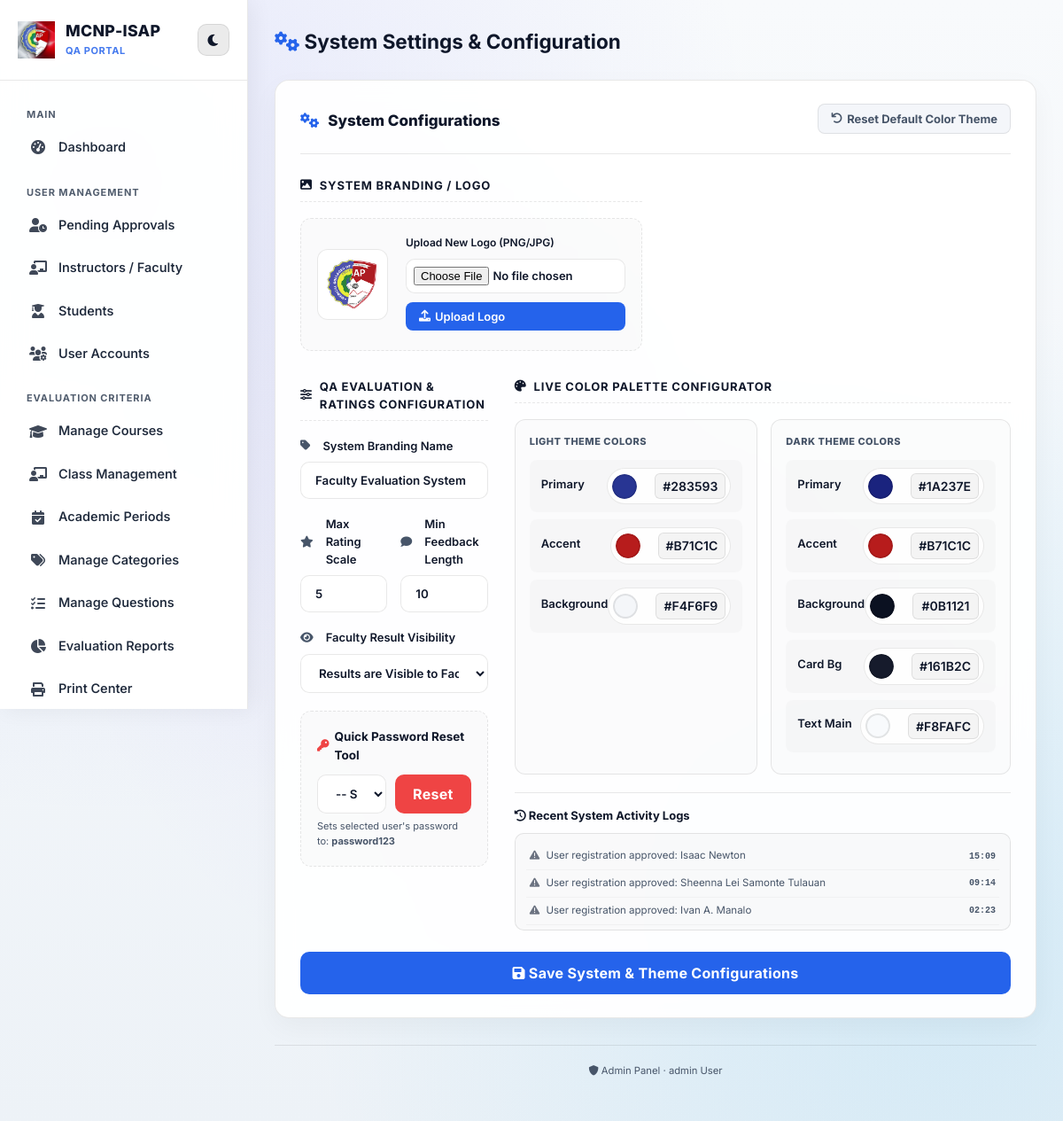
/system_settings.php (signed in), run on the app's committed database.
### tables this page shows
CREATE TABLE `system_settings` (
  `setting_key` varchar(50) NOT NULL,
  `setting_value` text DEFAULT NULL,
  `description` varchar(255) DEFAULT NULL,
  PRIMARY KEY (`setting_key`)
);

CREATE TABLE `system_logs` (
  `id` int(11) NOT NULL AUTO_INCREMENT,
  `level` varchar(20) NOT NULL DEFAULT 'info',
  `message` varchar(255) NOT NULL,
  `context` text DEFAULT NULL,
  `user_id` int(11) DEFAULT NULL,
  `timestamp` timestamp NOT NULL DEFAULT current_timestamp(),
  PRIMARY KEY (`id`),
  KEY `user_id` (`user_id`),
  CONSTRAINT `system_logs_ibfk_1` FOREIGN KEY (`user_id`) REFERENCES `users` (`id`) ON DELETE SET NULL
);

### system_settings.php (the view, shortened to what this page needs)
<?php
include 'db_connect.php';
$max_rating_val = $conn->query("SELECT setting_value FROM system_settings WHERE setting_key = 'max_rating'")->fetch_assoc()['setting_value'] ?? 5;
$system_name    = $conn->query("SELECT setting_value FROM system_settings WHERE setting_key = 'system_name'")->fetch_assoc()['setting_value'] ?? 'Faculty Evaluation System';
$min_feedback   = $conn->query("SELECT setting_value FROM system_settings WHERE setting_key = 'min_feedback_length'")->fetch_assoc()['setting_value'] ?? 0;
$fac_visible    = $conn->query("SELECT setting_value FROM system_settings WHERE setting_key = 'faculty_results_visible'")->fetch_assoc()['setting_value'] ?? 'hidden';
$theme_settings_q = $conn->query("SELECT setting_key, setting_value FROM system_settings WHERE setting_key LIKE 'theme_%'");
$theme_settings = [];
if ($theme_settings_q) { while($row = $theme_settings_q->fetch_assoc()){ $theme_settings[$row['setting_key']] = $row['setting_value']; } }
$theme_primary    = $theme_settings['theme_primary'] ?? '#283593';
$theme_accent     = $theme_settings['theme_accent'] ?? '#b71c1c';
$theme_background = $theme_settings['theme_background'] ?? '#f4f6f9';
$theme_dark_primary = $theme_settings['theme_dark_primary'] ?? '#1a237e';
$theme_dark_accent = $theme_settings['theme_dark_accent'] ?? '#b71c1c';
$theme_dark_background = $theme_settings['theme_dark_background'] ?? '#0b1121';
$theme_dark_card = $theme_settings['theme_dark_card'] ?? 'rgba(22, 27, 44, 0.5)';
$theme_dark_text = $theme_settings['theme_dark_text'] ?? '#f8fafc';
?>
<!DOCTYPE html>
<html>
<head>
    <?php include 'theme_style.php'; ?>
    <link rel="stylesheet" href="style.css?v=<?php echo filemtime('style.css'); ?>">
    <link rel="stylesheet" href="https://cdnjs.cloudflare.com/ajax/libs/font-awesome/6.0.0/css/all.min.css">
</head>
<body class="dashboard-body">
<div style="display:flex; min-height:100vh; position:relative;">
    <?php
    if ($_SESSION['role'] === 'admin') {
        include 'admin_sidebar.php';
    } else {
        include 'ict_sidebar.php';
    }
    ?>
    <main class="main-content" style="flex:1; padding:30px; overflow-y:auto;">
        <div style="display:flex; justify-content:space-between; align-items:center; margin-bottom:25px;">
            <h2 style="color:var(--text-main); margin:0;"><i class="fas fa-cogs" style="color:var(--accent);"></i> System Settings & Configuration</h2>
        </div>
        <div class="card-modern" id="system-config-card" style="box-shadow: 0 10px 30px rgba(0,0,0,0.04); border-radius:16px;">
            <div class="config-card-header">
                <h3 class="config-card-title"><i class="fas fa-cogs" style="color:var(--accent);"></i> System Configurations</h3>
                <form method="POST" onsubmit="return confirm('Are you sure you want to reset all theme colors to their defaults?');" style="margin:0;">
                    <button type="submit" name="reset_theme" class="btn-action" style="background:var(--bg-color); color:var(--text-muted); border:1px solid var(--border-color); font-weight:700; border-radius:8px;">
                        <i class="fas fa-undo"></i> Reset Default Color Theme
                    </button>
                </form>
            </div>
            <div class="dashboard-grid-layout" style="grid-template-columns: 1fr 1fr; gap:30px; margin-bottom: 30px; margin-top: 20px;">
                <div>
                    <h4 class="config-card-subtitle"><i class="fas fa-image"></i> System Branding / Logo</h4>
                    <div class="quick-tool-card" style="margin-top: 0; display:flex; align-items:center; gap: 20px;">
                        <div style="width: 80px; height: 80px; background: white; padding: 5px; border-radius: 12px; border: 1px solid var(--border-color); flex-shrink:0;">
                            <img src="Logo.png?v=<?php echo time(); ?>" alt="Logo" style="width: 100%; height: 100%; object-fit: contain;">
                        </div>
                        <div style="flex-grow:1;">
                            <form method="POST" enctype="multipart/form-data" action="system_settings.php" style="margin:0;">
                                <div class="settings-input-group" style="margin-bottom: 10px;">
                                    <div class="input-label" style="font-size:12px;">Upload New Logo (PNG/JPG)</div>
                                    <input type="file" name="school_logo" accept=".png, .jpg, .jpeg" required style="padding: 8px; font-size: 13px;">
                                </div>
                                <button type="submit" name="upload_logo" class="btn-action" style="background:var(--accent); color:white; border:none; padding:8px 15px; border-radius:8px; cursor:pointer; font-weight:600; font-size: 13px; width:100%;"><i class="fas fa-upload"></i> Upload Logo</button>
                            </form>
                        </div>
                    </div>
                </div>
            </div>
            <form method="POST" action="system_settings.php">
                <div class="dashboard-grid-layout" style="grid-template-columns: 1fr 1fr; gap:30px;">
                    <div>
                        <h4 class="config-card-subtitle"><i class="fas fa-sliders-h"></i> QA Evaluation & Ratings Configuration</h4>
                        <div class="settings-input-group">
                            <div class="input-label"><i class="fas fa-tag"></i> System Branding Name</div>
                            <input type="text" name="settings[system_name]" value="<?php echo htmlspecialchars($system_name); ?>" required>
                        </div>
                        <div style="display:grid; grid-template-columns: 1fr 1fr; gap:15px; margin-bottom: 18px;">
                            <div class="settings-input-group" style="margin:0;">
                                <div class="input-label"><i class="fas fa-star"></i> Max Rating Scale</div>
                                <input type="number" name="settings[max_rating]" value="<?php echo intval($max_rating_val); ?>" min="2" max="10">
                            </div>
                            <div class="settings-input-group" style="margin:0;">
                                <div class="input-label"><i class="fas fa-comment"></i> Min Feedback Length</div>
                                <input type="number" name="settings[min_feedback_length]" value="<?php echo intval($min_feedback); ?>" min="0" max="500">
                            </div>
                        </div>
                        <div class="settings-input-group">
                            <div class="input-label"><i class="fas fa-eye"></i> Faculty Result Visibility</div>
                            <select name="settings[faculty_results_visible]">
                                <option value="visible" <?php echo ($fac_visible == 'visible') ? 'selected' : ''; ?>>Results are Visible to Faculty Members</option>
                            </select>
                        </div>
                        <div class="quick-tool-card">
                            <h4 style="font-size: 13.5px; margin-top: 0; margin-bottom: 12px; color: var(--text-main); font-weight:700; display:flex; align-items:center; gap:6px;"><i class="fas fa-key" style="color:#ef4444;"></i> Quick Password Reset Tool</h4>
                            <div style="display:flex; gap:10px; align-items:flex-end;">
                                <div class="settings-input-group" style="flex-grow:1; margin:0;">
                                    <select id="reset_user_select">
                                        <option value="" disabled selected>-- Select a user --</option>
                                    </select>
                                </div>
                                <button type="button" class="login-btn" style="background:#ef4444; padding:12px 20px; width:auto; border-radius:10px; margin:0;" onclick="triggerPasswordReset()">
                                    Reset
                                </button>
                            </div>
                            <p style="font-size:11px; color:var(--text-muted); margin-top:6px; margin-bottom:0;">Sets selected user's password to: <strong>password123</strong></p>
                        </div>
                    </div>
                    <div>
                        <h4 class="config-card-subtitle"><i class="fas fa-palette"></i> Live Color Palette Configurator</h4>
                        <div style="display:grid; grid-template-columns:1fr 1fr; gap:15px; margin-bottom:15px;">
                            <div class="theme-swatch-container">
                                <h5 style="margin-top:0; margin-bottom:12px; font-size:11px; font-weight:800; color:var(--text-muted); text-transform:uppercase; letter-spacing:0.5px;">LIGHT THEME COLORS</h5>
                                <div class="color-picker-group"><label>Primary</label><div class="picker-wrapper"><input type="color" name="settings[theme_primary]" value="<?php echo $theme_primary; ?>" data-css-var="--navbar-grad" data-theme-target="light"><span class="color-hex"><?php echo strtoupper($theme_primary); ?></span></div></div>
                                <div class="color-picker-group"><label>Accent</label><div class="picker-wrapper"><input type="color" name="settings[theme_accent]" value="<?php echo $theme_accent; ?>" data-css-var="--accent" data-theme-target="light"><span class="color-hex"><?php echo strtoupper($theme_accent); ?></span></div></div>
                                <div class="color-picker-group"><label>Background</label><div class="picker-wrapper"><input type="color" name="settings[theme_background]" value="<?php echo $theme_background; ?>" data-css-var="--bg-color" data-theme-target="light"><span class="color-hex"><?php echo strtoupper($theme_background); ?></span></div></div>
                            </div>
                            <div class="theme-swatch-container">
                                <h5 style="margin-top:0; margin-bottom:12px; font-size:11px; font-weight:800; color:var(--text-muted); text-transform:uppercase; letter-spacing:0.5px;">DARK THEME COLORS</h5>
                                <div class="color-picker-group"><label>Primary</label><div class="picker-wrapper"><input type="color" name="settings[theme_dark_primary]" value="<?php echo $theme_dark_primary; ?>" data-css-var="--navbar-grad" data-theme-target="dark"><span class="color-hex"><?php echo strtoupper($theme_dark_primary); ?></span></div></div>
                                <div class="color-picker-group"><label>Accent</label><div class="picker-wrapper"><input type="color" name="settings[theme_dark_accent]" value="<?php echo $theme_dark_accent; ?>" data-css-var="--accent" data-theme-target="dark"><span class="color-hex"><?php echo strtoupper($theme_dark_accent); ?></span></div></div>
                                <div class="color-picker-group"><label>Background</label><div class="picker-wrapper"><input type="color" name="settings[theme_dark_background]" value="<?php echo $theme_dark_background; ?>" data-css-var="--bg-color" data-theme-target="dark"><span class="color-hex"><?php echo strtoupper($theme_dark_background); ?></span></div></div>
                                <div class="color-picker-group"><label>Card Bg</label><div class="picker-wrapper"><input type="color" name="settings[theme_dark_card]" value="<?php echo $theme_dark_card; ?>" data-css-var="--card-bg" data-theme-target="dark"><span class="color-hex"><?php echo strtoupper($theme_dark_card); ?></span></div></div>
                                <div class="color-picker-group"><label>Text Main</label><div class="picker-wrapper"><input type="color" name="settings[theme_dark_text]" value="<?php echo $theme_dark_text; ?>" data-css-var="--text-main" data-theme-target="dark"><span class="color-hex"><?php echo strtoupper($theme_dark_text); ?></span></div></div>
                            </div>
                        </div>
                        <div style="border-top:1px solid var(--border-color); padding-top:15px; margin-top:20px;">
                            <h5 style="font-size: 13px; margin-top:0; margin-bottom: 10px; color: var(--text-main); font-weight:700;"><i class="fas fa-history"></i> Recent System Activity Logs</h5>
                            <div class="log-container-modern">
                                <?php
                                $logs = $conn->query("SELECT * FROM system_logs ORDER BY timestamp DESC LIMIT 6");
                                if ($logs && $logs->num_rows > 0) {
                                    while($log = $logs->fetch_assoc()) {
                                        $log_color = $log['level'] == 'warning' ? '#f59e0b' : '#6b7280';
                                        echo "<div class='log-item-modern'>
                                                <span><i class='fas fa-exclamation-triangle' style='color:{$log_color}; margin-right:4px;'></i> " . htmlspecialchars($log['message']) . "</span>
                                                <span style='font-family:monospace; font-size:10px; font-weight:700;'>" . date('H:i', strtotime($log['timestamp'])) . "</span>
                                              </div>";
                                    }
                                } else { echo "<p style='font-size:11px; color:var(--text-muted); text-align:center; margin:10px 0;'>No system logs found.</p>"; }
                                ?>
                            </div>
                        </div>
                    </div>
                </div>
                <button type="submit" name="update_settings" class="login-btn" style="padding:14px; margin-top:24px; width:100%; border-radius:10px; font-size:16px;">
                    <i class="fas fa-save"></i> Save System & Theme Configurations
                </button>
            </form>
        </div>
        <footer>
            <i class="fas fa-shield-alt"></i> Admin Panel &middot; <?php echo htmlspecialchars($_SESSION['full_name']); ?>
        </footer>
    </main>
</div>
</body>
</html>

### data on the page
system_settings: setting_value "Faculty Evaluation System"
system_settings: setting_value "5"
system_settings: setting_value "10"
system_settings: setting_value "Results are Visible to Faculty Members"
system_logs: message "User registration approved: Isaac Newton", timestamp "15:09"
system_logs: message "User registration approved: Sheenna Lei Samonte Tulauan", timestamp "09:14"
system_logs: message "User registration approved: Ivan A. Manalo", timestamp "02:23"

### other printed values
$label "Dashboard Pending Approvals Instructors / Faculty Students User Accounts Manage Courses Class Management Academic Periods Manage Categories Manage Questions Evaluation Reports Print Center"
$theme_primary "#283593"
$theme_accent "#B71C1C"
$theme_background "#F4F6F9"
$theme_dark_primary "#1A237E"
$theme_dark_accent "#B71C1C"
$theme_dark_background "#0B1121"
$theme_dark_card "#161B2C"
$theme_dark_text "#F8FAFC"
$_SESSION['full_name'] "admin User"
